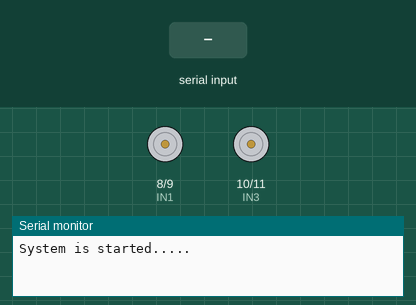
Recording of a sketch running on a simulated Arduino Uno, built with avr-gcc and run on an emulated ATmega328P. Shown: motor-driver pin pairs drawn as motors (green arrow = first pin HIGH = forward, orange = second pin HIGH = backward, longer = more drive, scaled by the enable pin), the last lines printed to the serial monitor. The inputs (shaded band) are chosen by the test bench.

Above: at 1.2 s.
1.3 s: "a" received over Serial
At 2.2 s:
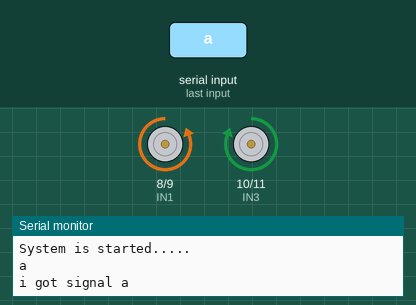
2.8 s: "c" received over Serial
At 3.4 s:
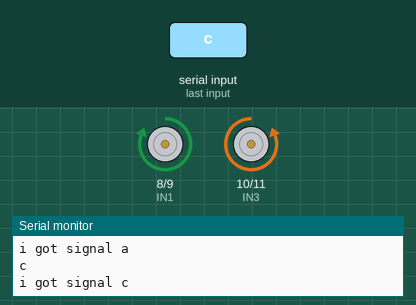
4.3 s: "d" received over Serial
At 5.5 s:
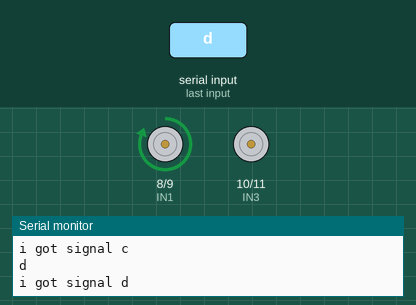
5.8 s: "h" received over Serial
At 6.9 s:
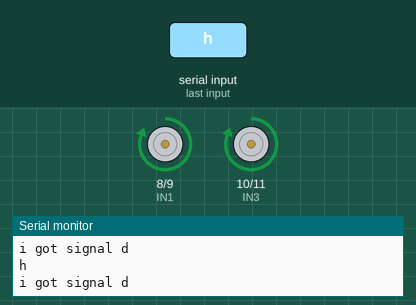
7.3 s: "f" received over Serial
At 8.0 s:
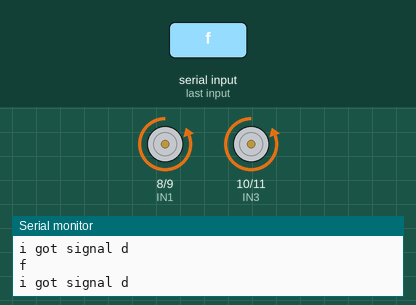
8.8 s: "b" received over Serial
At 9.2 s:
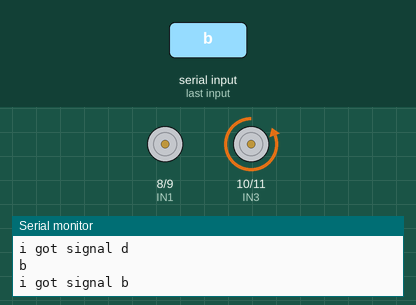
Timing chart, 0 to 11.3 s (numbered marks = the images above; inputs shaded):
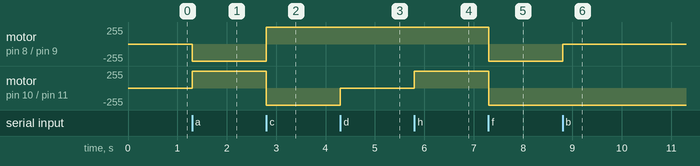

Measured:
- after the input at 1.3 s, motor on pin 8 (IN1) / pin 9 (IN2): stopped → backward 255/255 at once; motor on pin 10 (IN3) / pin 11 (IN4): stopped → forward 255/255 at once
- after the input at 2.8 s, motor on pin 8 (IN1) / pin 9 (IN2): backward 255/255 → forward 255/255 at once; motor on pin 10 (IN3) / pin 11 (IN4): forward 255/255 → backward 255/255 at once
- after the input at 4.3 s, motor on pin 10 (IN3) / pin 11 (IN4): backward 255/255 → stopped at once
- after the input at 5.8 s, motor on pin 10 (IN3) / pin 11 (IN4): stopped → forward 255/255 at once
- after the input at 7.3 s, motor on pin 8 (IN1) / pin 9 (IN2), motor on pin 10 (IN3) / pin 11 (IN4): forward 255/255 → backward 255/255 at once
- after the input at 8.8 s, motor on pin 8 (IN1) / pin 9 (IN2): backward 255/255 → stopped at once

The sketch:

Night_Rider_Coding.ino
```cpp
int enA = A0;
int enB = A1;
#include<SoftwareSerial.h>
char data = 0;
//#define TxD 7
//#define RxD 6

#define IN1 8
#define IN2 9
#define IN3 10
#define IN4 11

//SoftwareSerial bluetoothSerial(TxD, RxD);
char c;

void setup() {


  Serial.begin(9600);
  Serial.println("System is started.....");
  pinMode(IN1, OUTPUT);
  pinMode(IN2, OUTPUT);
  pinMode(IN3, OUTPUT);
  pinMode(IN4, OUTPUT);

  pinMode(enA, OUTPUT); pinMode(enB, OUTPUT);

  analogWrite(enA, 200);
  analogWrite(enB, 200);

//  bluetoothSerial.begin(9600);
//  Serial.begin(9600);

}

void loop() {

   if(Serial.available() > 0)
   {
      data = Serial.read();
      Serial.println(data);

      if(data == 'a')
      {
        Serial.println("i got signal a");
        reverse();
      }
      else if(data =='c')
      {
        Serial.println("i got signal c");

        forward();
      }

      else if(data =='d')
      {
        Serial.println("i got signal d");
        left();
      }
      else if(data =='h')
      {
        Serial.println("i got signal d");
         leftfull();
      }
      else if(data =='f')
      {
        Serial.println("i got signal d");

         rightfull();
      }
        else if(data =='e')
      {
        Serial.println("speed max");
          analogWrite(enA, 255);
          analogWrite(enB, 255);
      }
      else if(data =='g')
      {
        Serial.println("speed max");
          analogWrite(enA, 200);
          analogWrite(enB, 200);
      }
      else if(data =='b')
      {
        Serial.println("i got signal b");
        right();
      }
      else
      {
        stop();
      }


   }
 }

void forward()
{
  digitalWrite(IN1, HIGH);
  digitalWrite(IN2, LOW);
  digitalWrite(IN4, HIGH);
  digitalWrite(IN3, LOW);
}

void reverse()
{
  digitalWrite(IN1, LOW);
  digitalWrite(IN2, HIGH);
  digitalWrite(IN4, LOW);
  digitalWrite(IN3, HIGH);
}

void left()
{
  digitalWrite(IN1, HIGH);
  digitalWrite(IN2, LOW);
  digitalWrite(IN4, LOW);
  digitalWrite(IN3, LOW);
}

void leftfull()
{
  digitalWrite(IN1, HIGH);
  digitalWrite(IN2, LOW);
  digitalWrite(IN4, LOW);
  digitalWrite(IN3, HIGH);
}
void right()
{
  digitalWrite(IN1, LOW);
  digitalWrite(IN2, LOW);
  digitalWrite(IN4, HIGH);
  digitalWrite(IN3, LOW);
}
void rightfull()
{
  digitalWrite(IN1, LOW);
  digitalWrite(IN2, HIGH);
  digitalWrite(IN4, HIGH);
  digitalWrite(IN3, LOW);
}

void stop()
{
  digitalWrite(IN1, LOW);
  digitalWrite(IN2, LOW);
  digitalWrite(IN3, LOW);
  digitalWrite(IN4, LOW);
}
```
